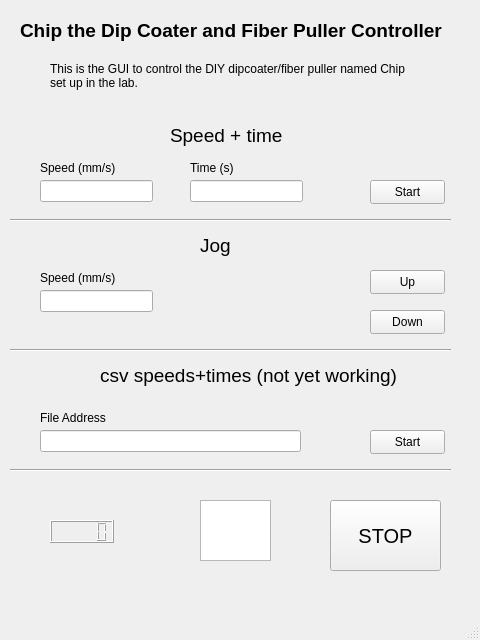
<?xml version="1.0" encoding="UTF-8"?>
<ui version="4.0">
 <class>MainWindow</class>
 <widget class="QMainWindow" name="MainWindow">
  <property name="geometry">
   <rect>
    <x>0</x>
    <y>0</y>
    <width>480</width>
    <height>640</height>
   </rect>
  </property>
  <property name="windowTitle">
   <string>MainWindow</string>
  </property>
  <widget class="QWidget" name="centralwidget">
   <widget class="Line" name="line">
    <property name="geometry">
     <rect>
      <x>10</x>
      <y>210</y>
      <width>441</width>
      <height>20</height>
     </rect>
    </property>
    <property name="orientation">
     <enum>Qt::Horizontal</enum>
    </property>
   </widget>
   <widget class="Line" name="line_2">
    <property name="geometry">
     <rect>
      <x>10</x>
      <y>340</y>
      <width>441</width>
      <height>20</height>
     </rect>
    </property>
    <property name="orientation">
     <enum>Qt::Horizontal</enum>
    </property>
   </widget>
   <widget class="Line" name="line_3">
    <property name="geometry">
     <rect>
      <x>10</x>
      <y>460</y>
      <width>441</width>
      <height>20</height>
     </rect>
    </property>
    <property name="orientation">
     <enum>Qt::Horizontal</enum>
    </property>
   </widget>
   <widget class="QPushButton" name="butStop">
    <property name="geometry">
     <rect>
      <x>330</x>
      <y>500</y>
      <width>111</width>
      <height>71</height>
     </rect>
    </property>
    <property name="font">
     <font>
      <pointsize>15</pointsize>
     </font>
    </property>
    <property name="text">
     <string>STOP</string>
    </property>
   </widget>
   <widget class="QPushButton" name="jogdown">
    <property name="geometry">
     <rect>
      <x>370</x>
      <y>310</y>
      <width>75</width>
      <height>24</height>
     </rect>
    </property>
    <property name="text">
     <string>Down</string>
    </property>
   </widget>
   <widget class="QPushButton" name="jogup">
    <property name="geometry">
     <rect>
      <x>370</x>
      <y>270</y>
      <width>75</width>
      <height>24</height>
     </rect>
    </property>
    <property name="text">
     <string>Up</string>
    </property>
   </widget>
   <widget class="QPushButton" name="csvstart">
    <property name="geometry">
     <rect>
      <x>370</x>
      <y>430</y>
      <width>75</width>
      <height>24</height>
     </rect>
    </property>
    <property name="text">
     <string>Start</string>
    </property>
   </widget>
   <widget class="QPushButton" name="speedtime_start">
    <property name="geometry">
     <rect>
      <x>370</x>
      <y>180</y>
      <width>75</width>
      <height>24</height>
     </rect>
    </property>
    <property name="text">
     <string>Start</string>
    </property>
   </widget>
   <widget class="QLineEdit" name="speedtime_speed">
    <property name="geometry">
     <rect>
      <x>40</x>
      <y>180</y>
      <width>113</width>
      <height>22</height>
     </rect>
    </property>
   </widget>
   <widget class="QLineEdit" name="csvaddress">
    <property name="geometry">
     <rect>
      <x>40</x>
      <y>430</y>
      <width>261</width>
      <height>22</height>
     </rect>
    </property>
   </widget>
   <widget class="QLineEdit" name="jogspeed">
    <property name="geometry">
     <rect>
      <x>40</x>
      <y>290</y>
      <width>113</width>
      <height>22</height>
     </rect>
    </property>
   </widget>
   <widget class="QGraphicsView" name="status_icon">
    <property name="geometry">
     <rect>
      <x>200</x>
      <y>500</y>
      <width>71</width>
      <height>61</height>
     </rect>
    </property>
   </widget>
   <widget class="QLineEdit" name="speedtime_time">
    <property name="geometry">
     <rect>
      <x>190</x>
      <y>180</y>
      <width>113</width>
      <height>22</height>
     </rect>
    </property>
   </widget>
   <widget class="QLCDNumber" name="approxpos">
    <property name="geometry">
     <rect>
      <x>50</x>
      <y>520</y>
      <width>64</width>
      <height>23</height>
     </rect>
    </property>
   </widget>
   <widget class="QLabel" name="label">
    <property name="geometry">
     <rect>
      <x>40</x>
      <y>160</y>
      <width>101</width>
      <height>16</height>
     </rect>
    </property>
    <property name="text">
     <string>Speed (mm/s)</string>
    </property>
   </widget>
   <widget class="QLabel" name="label_2">
    <property name="geometry">
     <rect>
      <x>190</x>
      <y>160</y>
      <width>55</width>
      <height>16</height>
     </rect>
    </property>
    <property name="text">
     <string>Time (s)</string>
    </property>
   </widget>
   <widget class="QLabel" name="label_3">
    <property name="geometry">
     <rect>
      <x>40</x>
      <y>270</y>
      <width>121</width>
      <height>16</height>
     </rect>
    </property>
    <property name="text">
     <string>Speed (mm/s)</string>
    </property>
   </widget>
   <widget class="QLabel" name="label_4">
    <property name="geometry">
     <rect>
      <x>40</x>
      <y>410</y>
      <width>131</width>
      <height>16</height>
     </rect>
    </property>
    <property name="text">
     <string>File Address</string>
    </property>
   </widget>
   <widget class="QLabel" name="label_5">
    <property name="geometry">
     <rect>
      <x>20</x>
      <y>10</y>
      <width>471</width>
      <height>41</height>
     </rect>
    </property>
    <property name="font">
     <font>
      <pointsize>14</pointsize>
      <weight>75</weight>
      <bold>true</bold>
     </font>
    </property>
    <property name="text">
     <string>Chip the Dip Coater and Fiber Puller Controller</string>
    </property>
   </widget>
   <widget class="QLabel" name="label_6">
    <property name="geometry">
     <rect>
      <x>50</x>
      <y>50</y>
      <width>361</width>
      <height>51</height>
     </rect>
    </property>
    <property name="text">
     <string>This is the GUI to control the DIY dipcoater/fiber puller named Chip set up in the lab.</string>
    </property>
    <property name="wordWrap">
     <bool>true</bool>
    </property>
   </widget>
   <widget class="QLabel" name="label_7">
    <property name="geometry">
     <rect>
      <x>200</x>
      <y>230</y>
      <width>71</width>
      <height>31</height>
     </rect>
    </property>
    <property name="font">
     <font>
      <pointsize>14</pointsize>
     </font>
    </property>
    <property name="text">
     <string>Jog</string>
    </property>
   </widget>
   <widget class="QLabel" name="label_8">
    <property name="geometry">
     <rect>
      <x>170</x>
      <y>120</y>
      <width>131</width>
      <height>31</height>
     </rect>
    </property>
    <property name="font">
     <font>
      <pointsize>14</pointsize>
     </font>
    </property>
    <property name="text">
     <string>Speed + time</string>
    </property>
   </widget>
   <widget class="QLabel" name="label_9">
    <property name="geometry">
     <rect>
      <x>100</x>
      <y>360</y>
      <width>341</width>
      <height>31</height>
     </rect>
    </property>
    <property name="font">
     <font>
      <pointsize>14</pointsize>
     </font>
    </property>
    <property name="text">
     <string>csv speeds+times (not yet working)</string>
    </property>
   </widget>
  </widget>
  <widget class="QMenuBar" name="menubar">
   <property name="geometry">
    <rect>
     <x>0</x>
     <y>0</y>
     <width>480</width>
     <height>21</height>
    </rect>
   </property>
  </widget>
  <widget class="QStatusBar" name="statusbar"/>
 </widget>
 <resources/>
 <connections/>
</ui>
